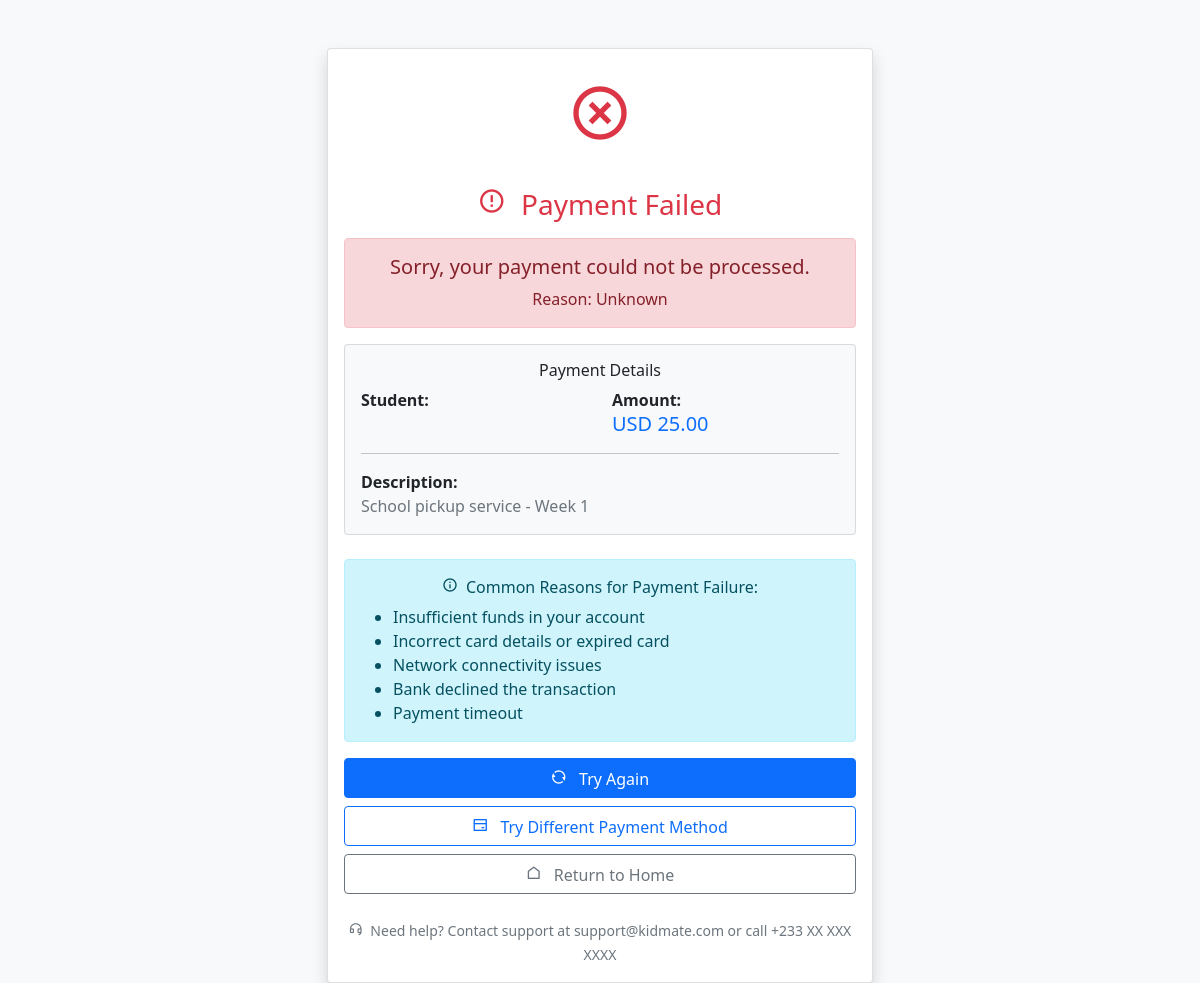
The app's page /payment_failed.php?payment_id=9b14f2ce-f483-4818-babe-c88866cf3c12 with its own data.
### tables this page shows
CREATE TABLE `payments` (
  `id` int(11) NOT NULL,
  `payment_id` varchar(36) NOT NULL,
  `parent_id` varchar(36) NOT NULL,
  `child_id` varchar(36) NOT NULL,
  `amount` float NOT NULL,
  `currency` varchar(3) DEFAULT NULL,
  `status` varchar(20) DEFAULT NULL,
  `payment_method` varchar(50) DEFAULT NULL,
  `description` varchar(255) DEFAULT NULL,
  `journey_date` date NOT NULL,
  `created_at` datetime DEFAULT CURRENT_TIMESTAMP,
  `updated_at` datetime DEFAULT CURRENT_TIMESTAMP
);

### payment_failed.php (the view, shortened to what this page needs)
<?php
include 'db.php';
$payment_id = $_GET['payment_id'] ?? '';
$reason = $_GET['reason'] ?? 'unknown';
$payment_info = null;
if (!empty($payment_id)) {
    $query = "SELECT p.*, k.name as student_name, par.name as parent_name
              FROM payments p
              LEFT JOIN kids k ON p.child_id = k.id
              LEFT JOIN parents par ON p.parent_id = par.id
              WHERE p.payment_id = ?";
    $stmt = $conn->prepare($query);
    $stmt->bind_param("s", $payment_id);
    $stmt->execute();
    $result = $stmt->get_result();
    $payment_info = $result->fetch_assoc();
}
?>
<!DOCTYPE html>
<html lang="en">
<head>
    <link rel="stylesheet" href="https://cdn.jsdelivr.net/gh/davido15/pozy-static@main/css/style.css">
    <link href="https://cdn.jsdelivr.net/npm/bootstrap@5.1.3/dist/css/bootstrap.min.css" rel="stylesheet">
    <link rel="stylesheet" href="https://cdn.jsdelivr.net/npm/remixicon@2.5.0/fonts/remixicon.css">
</head>
<body class="bg-light">
    <div class="container">
        <div class="row justify-content-center mt-5">
            <div class="col-md-6">
                <div class="card shadow">
                    <div class="card-body text-center">
                        <div class="mb-4">
                            <div class="failure-icon">
                                <i class="ri-close-circle-line text-danger" style="font-size: 4rem;"></i>
                            </div>
                        </div>
                        <h3 class="text-danger mb-3">
                            <i class="ri-error-warning-line me-2"></i>
                            Payment Failed
                        </h3>
                        <div class="alert alert-danger">
                            <h5>Sorry, your payment could not be processed.</h5>
                            <p class="mb-0">Reason: <?php echo ucfirst(htmlspecialchars($reason)); ?></p>
                        </div>
                        <?php if ($payment_info): ?>
                            <div class="card bg-light mb-4">
                                <div class="card-body">
                                    <h6 class="card-title">Payment Details</h6>
                                    <div class="row text-start">
                                        <div class="col-6">
                                            <strong>Student:</strong><br>
                                        </div>
                                        <div class="col-6">
                                            <strong>Amount:</strong><br>
                                            <span class="h5 text-primary">
                                                <?php echo htmlspecialchars($payment_info['currency']); ?>
                                                <?php echo number_format($payment_info['amount'], 2); ?>
                                            </span>
                                        </div>
                                    </div>
                                    <hr>
                                    <div class="text-start">
                                        <strong>Description:</strong><br>
                                        <p class="text-muted mb-0"><?php echo htmlspecialchars($payment_info['description']); ?></p>
                                    </div>
                                </div>
                            </div>
                        <?php endif; ?>
                        <div class="alert alert-info">
                            <h6><i class="ri-information-line me-2"></i>Common Reasons for Payment Failure:</h6>
                            <ul class="text-start mb-0">
                                <li>Insufficient funds in your account</li>
                                <li>Incorrect card details or expired card</li>
                                <li>Network connectivity issues</li>
                                <li>Bank declined the transaction</li>
                                <li>Payment timeout</li>
                            </ul>
                        </div>
                        <div class="d-grid gap-2">
                            <a href="pay.php?link=<?php echo $payment_id; ?>" class="btn btn-primary">
                                <i class="ri-refresh-line me-2"></i>
                                Try Again
                            </a>
                            <a href="payschool.php?payment_id=<?php echo $payment_id; ?>" class="btn btn-outline-primary">
                                <i class="ri-bank-card-line me-2"></i>
                                Try Different Payment Method
                            </a>
                            <a href="index.php" class="btn btn-outline-secondary">
                                <i class="ri-home-line me-2"></i>
                                Return to Home
                            </a>
                        </div>
                        <div class="mt-4">
                            <small class="text-muted">
                                <i class="ri-customer-service-line me-1"></i>
                                Need help? Contact support at support@kidmate.com or call +233 XX XXX XXXX
                            </small>
                        </div>
                    </div>
                </div>
            </div>
        </div>
    </div>
</body>
</html>

### records on screen
payments: currency "USD", amount "25.00", description "School pickup service - Week 1"

### other values on screen
$reason "Unknown"
